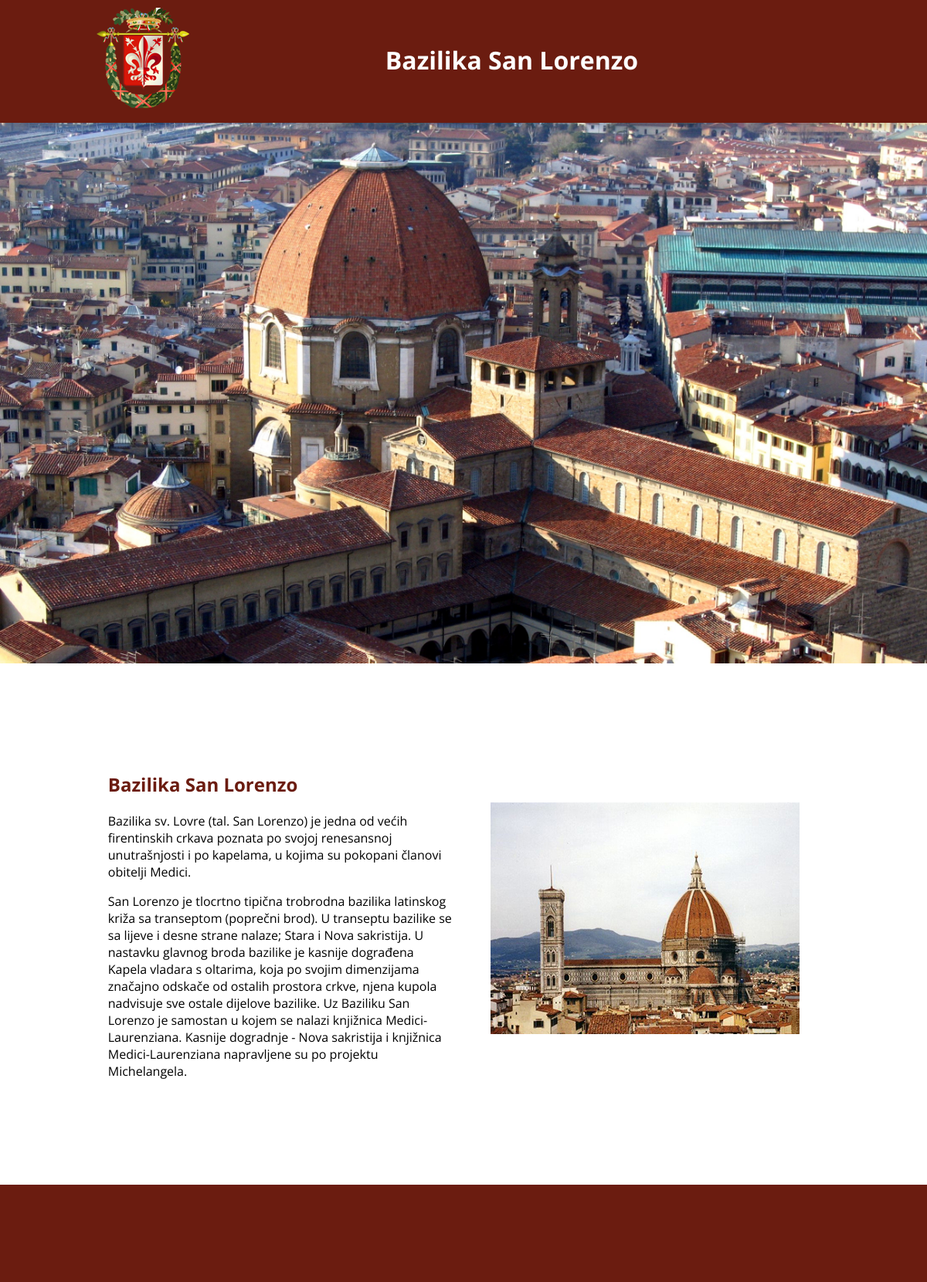
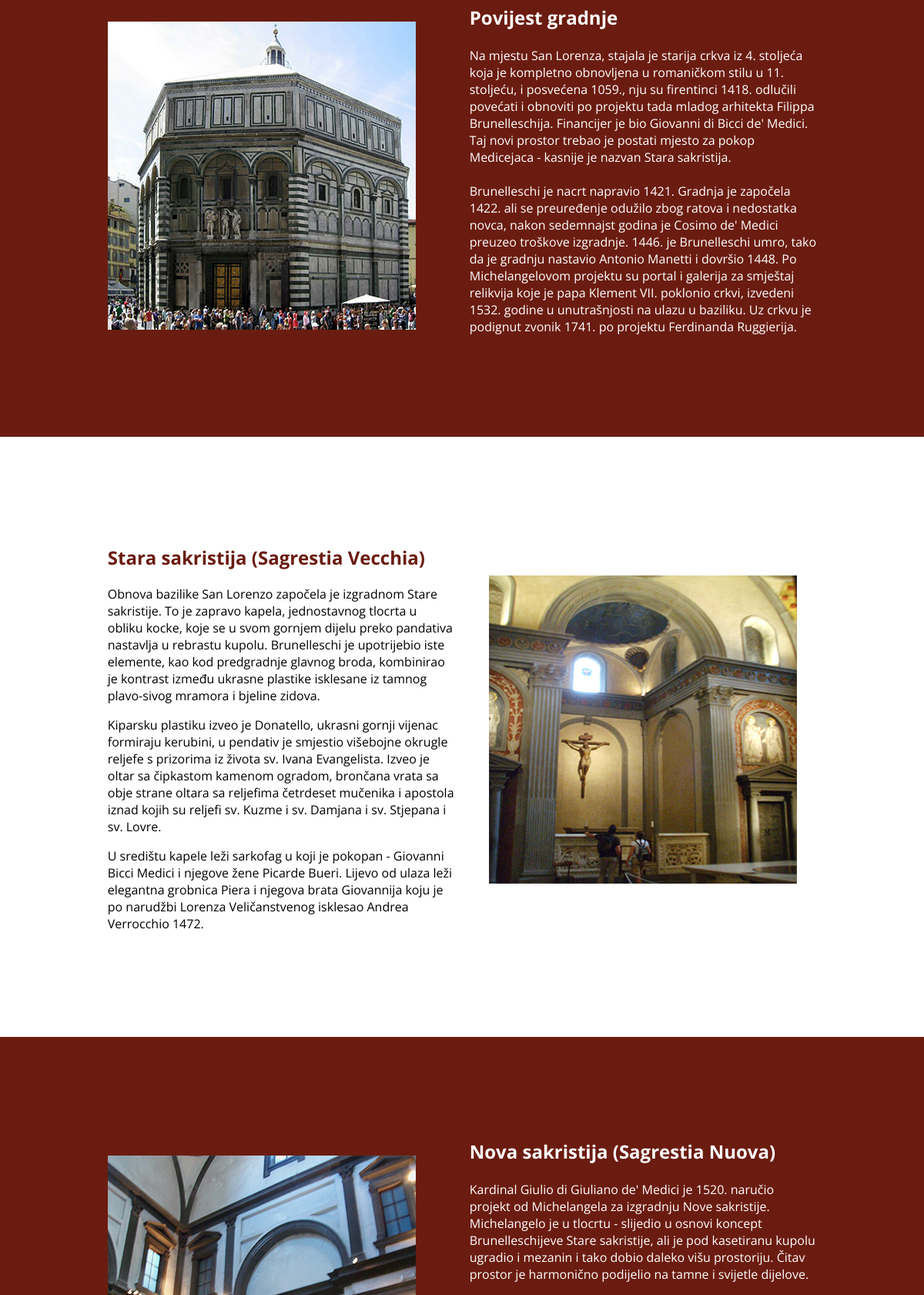
The app's page /bazilika_san_lorenzo.php (upper part) with its own data (2 pictures, top to bottom).
### tables this page shows
CREATE TABLE `opis` (
  `id` int(11) NOT NULL AUTO_INCREMENT,
  `opis1` text,
  `opis2` text,
  `opis3` text,
  `opis4` text,
  `opis5` text,
  `opis6` text,
  `opis7` text,
  `opis8` text,
  `opis9` text,
  KEY `id` (`id`)
);

### bazilika_san_lorenzo.php (the view, shortened to what this page needs)
<?php
$host="localhost";
$user="root";
$pass="root";
$link = mysql_connect ($host, $user, $pass)
 or die ("Neuspjesno spajanje na server");
$upit=mysql_query("SELECT opis1, opis2, opis3, opis4, opis5, opis6, opis7, opis8, opis9 FROM opis NATURAL JOIN znamenitosti WHERE id=5;", $link);
$a=mysql_result($upit,0,"opis1");
$b=mysql_result($upit,0,"opis2");
$c=mysql_result($upit,0,"opis3");
$d=mysql_result($upit,0,"opis4");
$e=mysql_result($upit,0,"opis5");
$f=mysql_result($upit,0,"opis6");
$g=mysql_result($upit,0,"opis7");
$h=mysql_result($upit,0,"opis8");
?>
<!DOCTYPE html>
<html>
<head>
  <link rel="stylesheet" href="normalize.css" />
  <link rel="stylesheet" href="grid.css" />
  <link rel="stylesheet" href="stil.css" />
<body>
  <header class="site-header">
    <div class="row">
      <h1 class="logo"><a href="index.html"><img src="images/Firenza.png" alt=""></a></h1>
      <div class="naslov">
      <center><h1>Bazilika San Lorenzo</h1></center>
      </div>
    </div>
  </header>
  <section class="intro5">
  </section>
  <section class="gray-boxes1 row">
	<div class="column column-12">
	  <div class="column column-6">
		<h2>Bazilika San Lorenzo</h2>
		<p><?php echo"$a"?></p>
	    <p><?php echo"$b"?></p>
	  </div>
	<div class="desnoSlika column column-6">
	  <br/><br/><p><img src="images/katedrala2.jpg" alt=""></a></h1> </p>
	  </div>
    </div>
	</section>
  <section class="clanak">
  <section class="gray-boxes row">
    <div class="column column-12">
	  <div class="column column-6">
	  <br/><p><img src="images/krstionica.jpg" alt=""></a></h1> </p>
	  </div>
	  <div class="column column-6">
	  <h2>Povijest gradnje</h2><br />
	  <p><?php echo"$c"?></p><br />
	  <p><?php echo"$d"?></p>
	</div>
    </div>
  </section>
  </section>
  <section class="gray-boxes1 row">
	<div class="column column-12">
	  <div class="column column-6">
		<h2>Stara sakristija (Sagrestia Vecchia)</h2>
		<p><?php echo"$e"?></p>
	    <p><?php echo"$f"?></p>
		<p><?php echo"$g"?></p>
	  </div>
	<div class="desnoSlika column column-6">
	  <br/><br/><p><img src="images/stara_sakristija.jpg" alt=""></a></h1> </p>
	  </div>
    </div>
	</section>
  <section class="clanak">
  <section class="gray-boxes row">
    <div class="column column-12">
	  <div class="column column-6">
	  <br/><p><img src="images/nova_sakristija.jpg" alt=""></a></h1> </p>
	  </div>
	  <div class="column column-6">
	  <h2>Nova sakristija (Sagrestia Nuova)</h2><br />
	  <p><?php echo"$h"?></p><br />
	</div>
    </div>
  </section>
  </section>
</body>
</html>

### grid.css (style rules this page uses)
.row:before, .row:after, .column:before, .column:after, .cf:before, .cf:after { content: " "; display: table; }
.row:after, .column:after, .cf:after { clear: both; }
.row, .column, .cf { *zoom: 1; }
.column-6 { width: 460px; }
.column-12 { width: 940px; }
.column-6 { width: 47.91666666666667%; }
.column-12 { width: 97.91666666666667%; }
.column { margin: 0 1.041666666666667%; float: left; }
.row { max-width: 960px; margin: 0 auto; }

### stil.css (style rules this page uses)
body { margin: 0; padding: 0; font-family: 'Open Sans', Helvetica, sans-serif; }
img { max-width: 100%; }
h1 { color: #FFF; }
h2, h3 { color: #6B1C10; }
.site-header { background: #6B1C10; padding: 10px 0; -webkit-box-shadow: 0 0 20px rgba(0,0,0,0.3); -moz-box-shadow: 0 0 20px rgba(0,0,0,0.3); box-shadow: 0 0 20px rgba(0,0,0,0.3); z-index: 1; position: relative; width: 100%; top: 0; }
.logo { float: left; margin: 0 0 0 5px; }
.naslov { padding-top:25px; }
.intro5 { background: url(images/bazilika_San_Lorenzo2.jpg) no-repeat; background-size: cover; height: 700px; text-align: center; position: relative; overflow: hidden; }
.gray-boxes { margin: 5% auto; position: relative; }
.gray-boxes1 { margin: 10% auto; position: relative; }
.clanak { color: #FFF; background: #6B1C10; padding: 6% 0; }
.clanak h2, .clanak p, .clanak h1 { margin: 0; color: #FFF; }
.clanak img { float: left; margin-right: 10px; }
.desnoSlika { position: relative; text-align: center; }

### records on screen
opis: opis1 "Bazilika sv. Lovre (tal. San Lorenzo) je jedna od većih firentinskih crkava poznata po svojoj renesansnoj unutrašnjosti i po kapelama, u kojima su pokopani članovi obitelji Medici.", opis2 "San Lorenzo je tlocrtno tipična trobrodna bazilika latinskog križa sa transeptom (poprečni brod). U transeptu bazilike se sa lijeve i desne strane nalaze; Stara i Nova sakristija. U nastavku glavnog broda bazilike je kasnije dograđena Kapela vladara s oltarima, koja po svojim dimenzijama značajno odskače od ostalih prostora crkve, njena kupola nadvisuje sve ostale dijelove bazilike. Uz Baziliku San Lorenzo je samostan u kojem se nalazi knjižnica Medici-Laurenziana. Kasnije dogradnje - Nova sakristija i knjižnica Medici-Laurenziana napravljene su po projektu Michelangela.", opis3 "Na mjestu San Lorenza, stajala je starija crkva iz 4. stoljeća koja je kompletno obnovljena u romaničkom stilu u 11. stoljeću, i posvećena 1059., nju su firentinci 1418. odlučili povećati i obnoviti po projektu tada mladog arhitekta Filippa Brunelleschija. Financijer je bio Giovanni di Bicci de' Medici. Taj novi prostor trebao je postati mjesto za pokop Medicejaca - kasnije je nazvan Stara sakristija.", opis4 "Brunelleschi je nacrt napravio 1421. Gradnja je započela 1422. ali se preuređenje odužilo zbog ratova i nedostatka novca, nakon sedemnajst godina je Cosimo de' Medici preuzeo troškove izgradnje. 1446. je Brunelleschi umro, tako da je gradnju nastavio Antonio Manetti i dovršio 1448. Po Michelangelovom projektu su portal i galerija za smještaj relikvija koje je papa Klement VII. poklonio crkvi, izvedeni 1532. godine u unutrašnjosti na ulazu u baziliku. Uz crkvu je podignut zvonik 1741. po projektu Ferdinanda Ruggierija.", opis5 "Obnova bazilike San Lorenzo započela je izgradnom Stare sakristije. To je zapravo kapela, jednostavnog tlocrta u obliku kocke, koje se u svom gornjem dijelu preko pandativa nastavlja u rebrastu kupolu. Brunelleschi je upotrijebio iste elemente, kao kod predgradnje glavnog broda, kombinirao je kontrast između ukrasne plastike isklesane iz tamnog plavo-sivog mramora i bjeline zidova.", opis6 "Kiparsku plastiku izveo je Donatello, ukrasni gornji vijenac formiraju kerubini, u pendativ je smjestio višebojne okrugle reljefe s prizorima iz života sv. Ivana Evangelista. Izveo je oltar sa čipkastom kamenom ogradom, brončana vrata sa obje strane oltara sa reljefima četrdeset mučenika i apostola iznad kojih su reljefi sv. Kuzme i sv. Damjana i sv. Stjepana i sv. Lovre.", opis7 "U središtu kapele leži sarkofag u koji je pokopan - Giovanni Bicci Medici i njegove žene Picarde Bueri. Lijevo od ulaza leži elegantna grobnica Piera i njegova brata Giovannija koju je po narudžbi Lorenza Veličanstvenog isklesao Andrea Verrocchio 1472.", opis8 "Kardinal Giulio di Giuliano de' Medici je 1520. naručio projekt od Michelangela za izgradnju Nove sakristije. Michelangelo je u tlocrtu - slijedio u osnovi koncept Brunelleschijeve Stare sakristije, ali je pod kasetiranu kupolu ugradio i mezanin i tako dobio daleko višu prostoriju. Čitav prostor je harmonično podijelio na tamne i svijetle dijelove."
